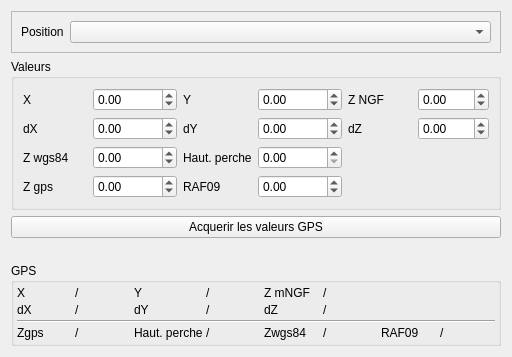
<?xml version="1.0" encoding="UTF-8"?>
<ui version="4.0">
 <class>Form</class>
 <widget class="QWidget" name="Form">
  <property name="geometry">
   <rect>
    <x>0</x>
    <y>0</y>
    <width>512</width>
    <height>357</height>
   </rect>
  </property>
  <property name="windowTitle">
   <string>Form</string>
  </property>
  <layout class="QVBoxLayout" name="verticalLayout">
   <item>
    <widget class="QFrame" name="frame">
     <property name="frameShape">
      <enum>QFrame::StyledPanel</enum>
     </property>
     <property name="frameShadow">
      <enum>QFrame::Raised</enum>
     </property>
     <layout class="QFormLayout" name="formLayout_2">
      <item row="0" column="0">
       <widget class="QLabel" name="label">
        <property name="text">
         <string>Position</string>
        </property>
       </widget>
      </item>
      <item row="0" column="1">
       <widget class="QComboBox" name="comboBox_position"/>
      </item>
     </layout>
    </widget>
   </item>
   <item>
    <widget class="QGroupBox" name="groupBox_2">
     <property name="title">
      <string>Valeurs</string>
     </property>
     <layout class="QGridLayout" name="gridLayout_2">
      <item row="4" column="0">
       <widget class="QLabel" name="label_13">
        <property name="text">
         <string>Z wgs84</string>
        </property>
        <property name="wordWrap">
         <bool>true</bool>
        </property>
       </widget>
      </item>
      <item row="1" column="3">
       <widget class="QDoubleSpinBox" name="doubleSpinBox_dY">
        <property name="minimum">
         <double>-1.000000000000000</double>
        </property>
       </widget>
      </item>
      <item row="0" column="1">
       <widget class="QDoubleSpinBox" name="doubleSpinBox_X">
        <property name="minimum">
         <double>-1.000000000000000</double>
        </property>
        <property name="maximum">
         <double>9999999.000000000000000</double>
        </property>
       </widget>
      </item>
      <item row="1" column="2">
       <widget class="QLabel" name="label_14">
        <property name="text">
         <string>dY</string>
        </property>
       </widget>
      </item>
      <item row="0" column="0">
       <widget class="QLabel" name="label_5">
        <property name="text">
         <string>X</string>
        </property>
       </widget>
      </item>
      <item row="5" column="1">
       <widget class="QDoubleSpinBox" name="doubleSpinBox_Zgps">
        <property name="minimum">
         <double>-100.000000000000000</double>
        </property>
        <property name="maximum">
         <double>9999.000000000000000</double>
        </property>
       </widget>
      </item>
      <item row="4" column="1">
       <widget class="QDoubleSpinBox" name="doubleSpinBox_Zwgs84">
        <property name="minimum">
         <double>-100.000000000000000</double>
        </property>
        <property name="maximum">
         <double>9999.000000000000000</double>
        </property>
       </widget>
      </item>
      <item row="5" column="2">
       <widget class="QLabel" name="label_16">
        <property name="text">
         <string>RAF09</string>
        </property>
        <property name="wordWrap">
         <bool>true</bool>
        </property>
       </widget>
      </item>
      <item row="5" column="0">
       <widget class="QLabel" name="label_18">
        <property name="text">
         <string>Z gps</string>
        </property>
        <property name="wordWrap">
         <bool>true</bool>
        </property>
       </widget>
      </item>
      <item row="4" column="3">
       <widget class="QDoubleSpinBox" name="doubleSpinBox_hautperche"/>
      </item>
      <item row="5" column="3">
       <widget class="QDoubleSpinBox" name="doubleSpinBox_raf09">
        <property name="minimum">
         <double>-999.000000000000000</double>
        </property>
        <property name="maximum">
         <double>999.000000000000000</double>
        </property>
       </widget>
      </item>
      <item row="4" column="2">
       <widget class="QLabel" name="label_22">
        <property name="text">
         <string>Haut. perche</string>
        </property>
        <property name="wordWrap">
         <bool>true</bool>
        </property>
       </widget>
      </item>
      <item row="0" column="2">
       <widget class="QLabel" name="label_9">
        <property name="text">
         <string>Y</string>
        </property>
       </widget>
      </item>
      <item row="0" column="4">
       <widget class="QLabel" name="label_11">
        <property name="text">
         <string>Z NGF</string>
        </property>
        <property name="wordWrap">
         <bool>true</bool>
        </property>
       </widget>
      </item>
      <item row="0" column="3">
       <widget class="QDoubleSpinBox" name="doubleSpinBox_Y">
        <property name="minimum">
         <double>-1.000000000000000</double>
        </property>
        <property name="maximum">
         <double>9999999.000000000000000</double>
        </property>
       </widget>
      </item>
      <item row="0" column="5">
       <widget class="QDoubleSpinBox" name="doubleSpinBox_Zngf">
        <property name="enabled">
         <bool>true</bool>
        </property>
        <property name="minimum">
         <double>-100.000000000000000</double>
        </property>
        <property name="maximum">
         <double>9999.000000000000000</double>
        </property>
       </widget>
      </item>
      <item row="1" column="0">
       <widget class="QLabel" name="label_7">
        <property name="text">
         <string>dX</string>
        </property>
       </widget>
      </item>
      <item row="1" column="1">
       <widget class="QDoubleSpinBox" name="doubleSpinBox_dX">
        <property name="minimum">
         <double>-1.000000000000000</double>
        </property>
       </widget>
      </item>
      <item row="1" column="4">
       <widget class="QLabel" name="label_15">
        <property name="text">
         <string>dZ</string>
        </property>
       </widget>
      </item>
      <item row="1" column="5">
       <widget class="QDoubleSpinBox" name="doubleSpinBox_dZ">
        <property name="minimum">
         <double>-1.000000000000000</double>
        </property>
       </widget>
      </item>
     </layout>
    </widget>
   </item>
   <item>
    <widget class="QPushButton" name="pushButton_catchvalues">
     <property name="text">
      <string>Acquerir les valeurs GPS</string>
     </property>
    </widget>
   </item>
   <item>
    <spacer name="verticalSpacer">
     <property name="orientation">
      <enum>Qt::Vertical</enum>
     </property>
     <property name="sizeHint" stdset="0">
      <size>
       <width>20</width>
       <height>40</height>
      </size>
     </property>
    </spacer>
   </item>
   <item>
    <widget class="QGroupBox" name="groupBox_3">
     <property name="title">
      <string>GPS</string>
     </property>
     <layout class="QGridLayout" name="gridLayout_17">
      <property name="leftMargin">
       <number>3</number>
      </property>
      <property name="topMargin">
       <number>3</number>
      </property>
      <property name="rightMargin">
       <number>3</number>
      </property>
      <property name="bottomMargin">
       <number>3</number>
      </property>
      <property name="spacing">
       <number>3</number>
      </property>
      <item row="0" column="3">
       <widget class="QLabel" name="label_Y">
        <property name="text">
         <string>/</string>
        </property>
       </widget>
      </item>
      <item row="0" column="2">
       <widget class="QLabel" name="label_64">
        <property name="text">
         <string>Y</string>
        </property>
       </widget>
      </item>
      <item row="1" column="5">
       <widget class="QLabel" name="label_dZ">
        <property name="text">
         <string>/</string>
        </property>
       </widget>
      </item>
      <item row="0" column="5">
       <widget class="QLabel" name="label_Z">
        <property name="text">
         <string>/</string>
        </property>
       </widget>
      </item>
      <item row="1" column="1">
       <widget class="QLabel" name="label_dX">
        <property name="text">
         <string>/</string>
        </property>
       </widget>
      </item>
      <item row="3" column="6">
       <widget class="QLabel" name="label_61">
        <property name="text">
         <string>RAF09</string>
        </property>
       </widget>
      </item>
      <item row="1" column="4">
       <widget class="QLabel" name="label_68">
        <property name="text">
         <string>dZ</string>
        </property>
       </widget>
      </item>
      <item row="1" column="0">
       <widget class="QLabel" name="label_65">
        <property name="text">
         <string>dX</string>
        </property>
       </widget>
      </item>
      <item row="1" column="2">
       <widget class="QLabel" name="label_67">
        <property name="text">
         <string>dY</string>
        </property>
       </widget>
      </item>
      <item row="1" column="3">
       <widget class="QLabel" name="label_dY">
        <property name="text">
         <string>/</string>
        </property>
       </widget>
      </item>
      <item row="3" column="0">
       <widget class="QLabel" name="label_62">
        <property name="text">
         <string>Zgps</string>
        </property>
       </widget>
      </item>
      <item row="0" column="4">
       <widget class="QLabel" name="label_66">
        <property name="text">
         <string>Z mNGF</string>
        </property>
       </widget>
      </item>
      <item row="3" column="1">
       <widget class="QLabel" name="label_zgps">
        <property name="text">
         <string>/</string>
        </property>
       </widget>
      </item>
      <item row="3" column="3">
       <widget class="QLabel" name="label_hautperche">
        <property name="text">
         <string>/</string>
        </property>
       </widget>
      </item>
      <item row="3" column="2">
       <widget class="QLabel" name="label_70">
        <property name="text">
         <string>Haut. perche</string>
        </property>
       </widget>
      </item>
      <item row="3" column="5">
       <widget class="QLabel" name="label_zwgs84">
        <property name="text">
         <string>/</string>
        </property>
       </widget>
      </item>
      <item row="3" column="4">
       <widget class="QLabel" name="label_63">
        <property name="text">
         <string>Zwgs84</string>
        </property>
       </widget>
      </item>
      <item row="0" column="1">
       <widget class="QLabel" name="label_X">
        <property name="text">
         <string>/</string>
        </property>
       </widget>
      </item>
      <item row="0" column="0">
       <widget class="QLabel" name="label_69">
        <property name="text">
         <string>X</string>
        </property>
       </widget>
      </item>
      <item row="3" column="7">
       <widget class="QLabel" name="label_raf09">
        <property name="text">
         <string>/</string>
        </property>
       </widget>
      </item>
      <item row="2" column="0" colspan="8">
       <widget class="Line" name="line">
        <property name="orientation">
         <enum>Qt::Horizontal</enum>
        </property>
       </widget>
      </item>
     </layout>
    </widget>
   </item>
  </layout>
 </widget>
 <resources/>
 <connections/>
</ui>
